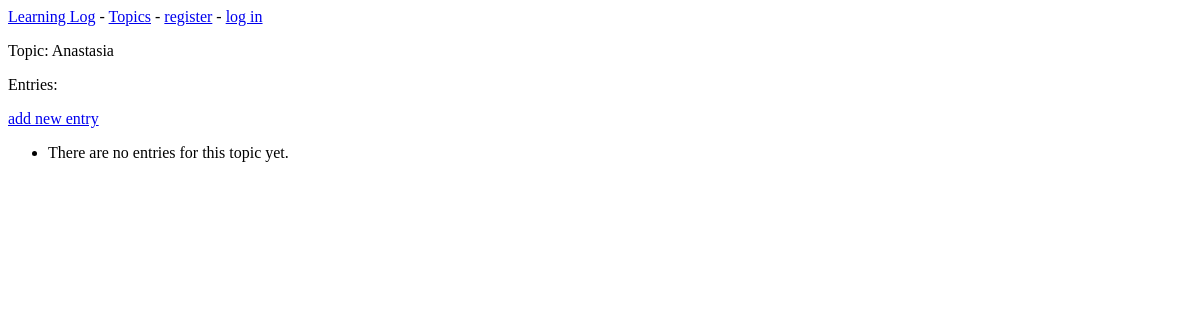
/topics/3/, run on an earlier commit of the app's database.
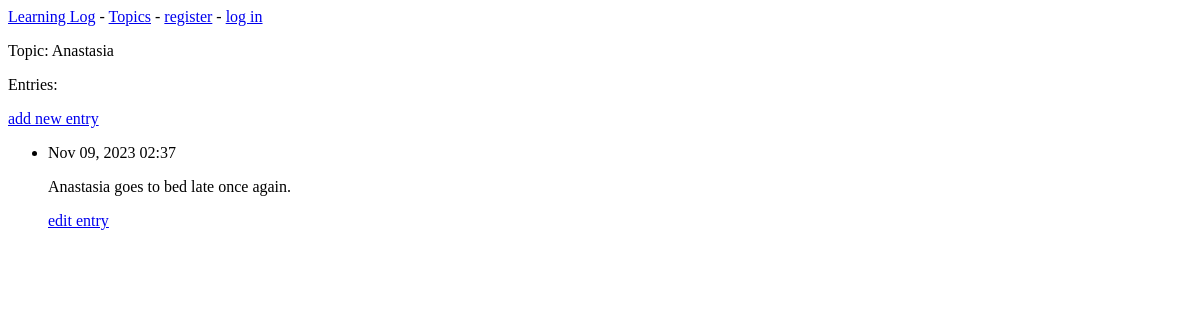
And on a later commit of the database.
### learning_logs/models.py (models this page shows, shortened)
class Topic(models.Model):
    text = models.CharField(max_length=200)
    date_added = models.DateTimeField(auto_now_add=True)
    def __str__(self):
        return self.text

class Entry(models.Model):
    topic = models.ForeignKey(Topic, on_delete=models.DO_NOTHING)
    text = models.TextField()
    date_added = models.DateTimeField(auto_now_add=True)
    class Meta:
        verbose_name_plural = 'entries'

### learning_logs/views.py (the view)
# urls.py: path('topics/<int:topic_id>/', views.topic, name='topic'),
def topic(request, topic_id):
    topic = Topic.objects.get(id=topic_id)
    entries = topic.entry_set.order_by('-date_added')
    context = {'topic': topic, 'entries': entries}
    return render(request, 'learning_logs/topic.html', context)

### learning_logs/templates/learning_logs/topic.html
{% extends 'learning_logs/base.html' %}
{% block content %}
    <p>Topic: {{ topic }}</p>
    <p>Entries:</p>
    <p>
        <a href="{% url 'learning_logs:new_entry' topic.id %}">add new entry</a>
    </p>
    <ul>
    {% for entry in entries %}
        <li>
            <p>{{ entry.date_added|date:'M d, Y H:i' }}</p>
            <p>{{ entry.text|linebreaks }}</p>
            <p>
                <a href="{% url 'learning_logs:edit_entry' entry.id %}">edit entry</a>
            </p>
        </li>
    {% empty %}
        <li>
            There are no entries for this topic yet.
        </li>
    {% endfor %}
    </ul>
{% endblock content %}

### learning_logs/templates/learning_logs/base.html
<p>
    <a href="{% url 'learning_logs:index' %}">Learning Log</a> -
    <a href="{% url 'learning_logs:topics' %}">Topics</a> -
    {% if user.is_authenticated %}
        Hello, {{ user.username }}.
        <a href="{% url 'users:logout' %}">log out</a>
    {% else %}
        <a href="{% url 'users:register' %}">register</a> -
        <a href="{% url 'users:login' %}">log in</a>
    {% endif %}
</p>
{% block content %}{% endblock content %}

What changed in the data, as far as the page shows it:
added Entry: date_added "Nov 09, 2023 02:37", text "Anastasia goes to bed late once again."
Also different on the page:
text no longer shown: "There are no entries for this topic yet."
